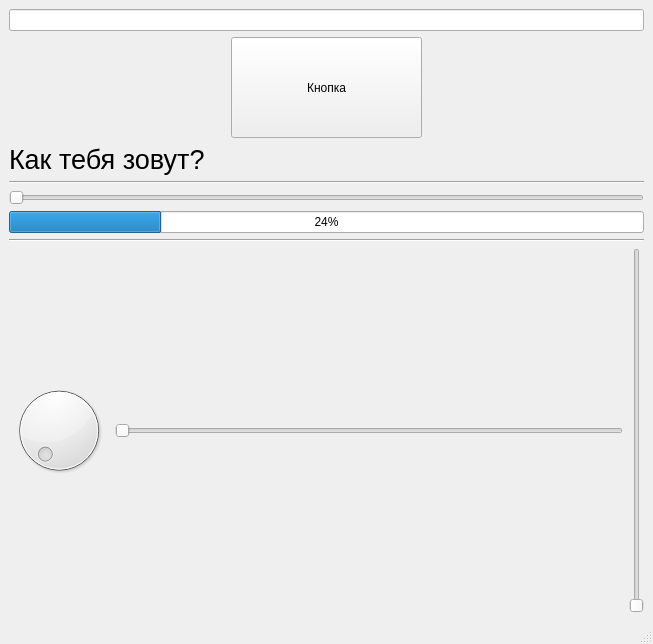
<?xml version="1.0" encoding="UTF-8"?>
<ui version="4.0">
 <class>JustForFun</class>
 <widget class="QMainWindow" name="JustForFun">
  <property name="geometry">
   <rect>
    <x>0</x>
    <y>0</y>
    <width>653</width>
    <height>644</height>
   </rect>
  </property>
  <property name="windowTitle">
   <string>JustForFun</string>
  </property>
  <widget class="QWidget" name="centralwidget">
   <layout class="QVBoxLayout" name="verticalLayout">
    <item>
     <widget class="QLineEdit" name="userInput"/>
    </item>
    <item>
     <layout class="QHBoxLayout" name="horizontalLayout">
      <item>
       <spacer name="horizontalSpacer">
        <property name="orientation">
         <enum>Qt::Horizontal</enum>
        </property>
        <property name="sizeHint" stdset="0">
         <size>
          <width>40</width>
          <height>20</height>
         </size>
        </property>
       </spacer>
      </item>
      <item>
       <widget class="QPushButton" name="pushButton">
        <property name="minimumSize">
         <size>
          <width>191</width>
          <height>101</height>
         </size>
        </property>
        <property name="maximumSize">
         <size>
          <width>191</width>
          <height>101</height>
         </size>
        </property>
        <property name="text">
         <string>Кнопка</string>
        </property>
       </widget>
      </item>
      <item>
       <spacer name="horizontalSpacer_2">
        <property name="orientation">
         <enum>Qt::Horizontal</enum>
        </property>
        <property name="sizeHint" stdset="0">
         <size>
          <width>40</width>
          <height>20</height>
         </size>
        </property>
       </spacer>
      </item>
     </layout>
    </item>
    <item>
     <widget class="QLabel" name="result">
      <property name="font">
       <font>
        <pointsize>20</pointsize>
       </font>
      </property>
      <property name="text">
       <string>Как тебя зовут?</string>
      </property>
     </widget>
    </item>
    <item>
     <widget class="Line" name="line">
      <property name="orientation">
       <enum>Qt::Horizontal</enum>
      </property>
     </widget>
    </item>
    <item>
     <widget class="QSlider" name="horizontalSlider">
      <property name="orientation">
       <enum>Qt::Horizontal</enum>
      </property>
     </widget>
    </item>
    <item>
     <widget class="QProgressBar" name="progressBar">
      <property name="value">
       <number>24</number>
      </property>
     </widget>
    </item>
    <item>
     <widget class="Line" name="line_2">
      <property name="orientation">
       <enum>Qt::Horizontal</enum>
      </property>
     </widget>
    </item>
    <item>
     <layout class="QHBoxLayout" name="horizontalLayout_2">
      <item>
       <widget class="QDial" name="dial"/>
      </item>
      <item>
       <widget class="QSlider" name="prikol_1">
        <property name="orientation">
         <enum>Qt::Horizontal</enum>
        </property>
       </widget>
      </item>
      <item>
       <widget class="QSlider" name="prikol_2">
        <property name="orientation">
         <enum>Qt::Vertical</enum>
        </property>
       </widget>
      </item>
     </layout>
    </item>
   </layout>
  </widget>
  <widget class="QMenuBar" name="menubar">
   <property name="geometry">
    <rect>
     <x>0</x>
     <y>0</y>
     <width>653</width>
     <height>19</height>
    </rect>
   </property>
  </widget>
  <widget class="QStatusBar" name="statusbar"/>
 </widget>
 <resources/>
 <connections>
  <connection>
   <sender>horizontalSlider</sender>
   <signal>valueChanged(int)</signal>
   <receiver>progressBar</receiver>
   <slot>setValue(int)</slot>
   <hints>
    <hint type="sourcelabel">
     <x>43</x>
     <y>375</y>
    </hint>
    <hint type="destinationlabel">
     <x>271</x>
     <y>407</y>
    </hint>
   </hints>
  </connection>
 </connections>
</ui>
